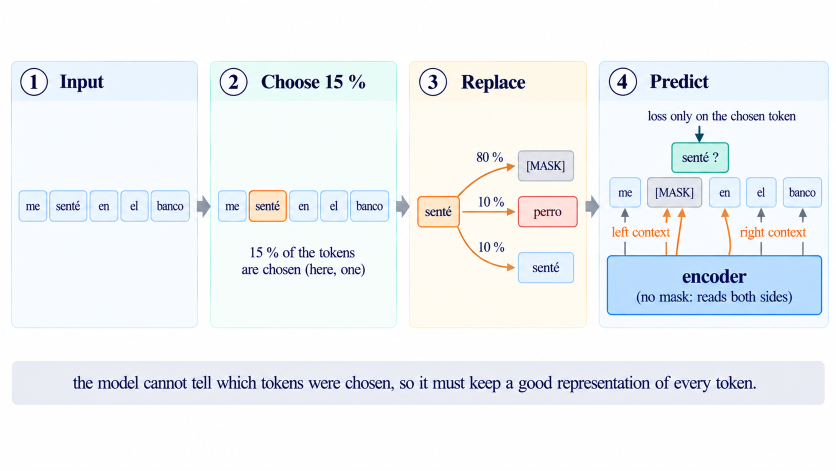
#> input picture sessions/06_foundation_models/figures/s06_f11_bert_masking_original.png, 1672 x 941 px (shown at 1/2 size)
$ python fix_s06_f11_bert_masking.py s06_f11_bert_masking_original.png s06_f11_bert_masking.png
#> lines starting #> are read from the running program, lines starting #| are printed output that depends on the picture; after the words box and inside, x2 and y2 are one past the last pixel; in counts of white or black regions, pixels touching at a corner belong together
"""Fix S06-F11 (generated image): panel 4 ("Predict") was drawn upside down. The encoder sat
below the tokens with its arrows going up into them, so it read as if the encoder produced
"me [MASK] en el banco", and the context arrows left the encoder instead of the neighbouring
tokens. Panels 1-3 and the header of panel 4 are kept; the body of panel 4 is redrawn
bottom to top, as in F07 and F08: the masked sentence goes into the encoder; inside it,
attention brings context from both sides to the [MASK] position; from that position comes
the prediction "senté ?", the only place where the loss is computed.

Usage: python fix_s06_f11_bert_masking.py s06_f11_bert_masking_original.png s06_f11_bert_masking.png
"""
import io
import sys

import numpy as np
import matplotlib as mpl
from matplotlib import pyplot as plt
from matplotlib.patches import FancyArrowPatch, FancyBboxPatch
from PIL import Image

src, dst = sys.argv[1], sys.argv[2]
a = np.asarray(Image.open(src).convert('RGB')).copy()
#> a is the input picture: shape (941, 1672, 3); mean R, G, B 239.6, 243, 246
assert a.shape[:2] == (941, 1672), a.shape

# body of panel 4: inside the border x 1198-1657, below the header (y >= 202), above y 654
BG = a[400, 1210].copy()
#> BG = [244, 249, 254]
a[203:652, 1201:1655] = BG
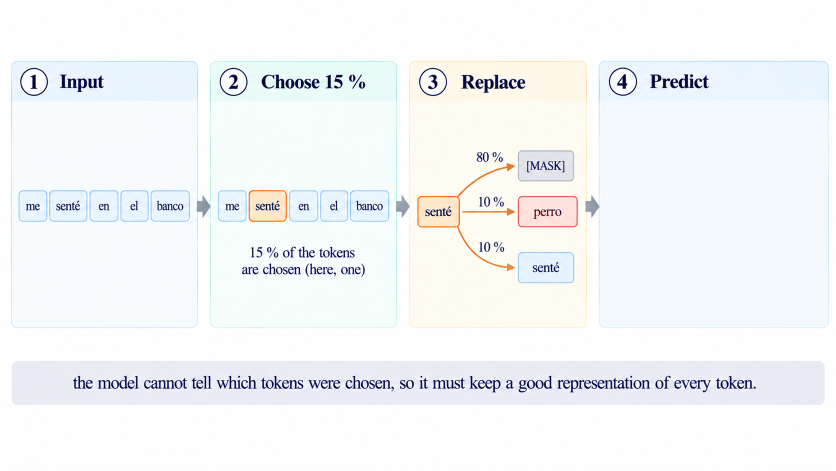
#> a: shape (941, 1672, 3) (shown at 1/2 size); 12.93% of pixels changed, all inside (x1, y1, x2, y2) = (1201, 203, 1655, 652)

mpl.rcParams.update({'mathtext.fontset': 'stix', 'font.family': 'STIXGeneral'})
NAVY = '#14213d'
CHIP_F, CHIP_E = '#eaf4fd', '#8fc0ec'
MASK_F, MASK_E = '#e4e6ec', '#8a94a3'
TEAL_F, TEAL_E = '#cdf3ea', '#1a9d86'
ENC_F, ENC_E = '#bcdcfb', '#1f6fe0'
ORANGE = '#ec7d2c'
GRAY = '#6b7380'

fig = plt.figure(figsize=(16.72, 9.41), dpi=100)
ax = fig.add_axes([0, 0, 1, 1])
ax.set_xlim(0, 1672)
ax.set_ylim(941, 0)
ax.axis('off')
fig.patch.set_alpha(0)


def chip(cx, cy, w, h, text, fc, ec, size=19, weight='normal'):
    ax.add_patch(FancyBboxPatch((cx - w / 2, cy - h / 2), w, h, boxstyle='round,pad=0,rounding_size=7',
                                facecolor=fc, edgecolor=ec, lw=1.8, zorder=3))
    ax.text(cx, cy, text, ha='center', va='center', fontsize=size, color=NAVY, weight=weight, zorder=4)


def arrow(p0, p1, color=GRAY, lw=2.0, rad=0.0, mut=15):
    ax.add_patch(FancyArrowPatch(p0, p1, arrowstyle='-|>', mutation_scale=mut, lw=lw, color=color,
                                 connectionstyle=f'arc3,rad={rad}', shrinkA=0, shrinkB=0, zorder=5))


words = ['me', '[MASK]', 'en', 'el', 'banco']
xs = [1250, 1349, 1449, 1522, 1604]
ws = [60, 108, 60, 60, 80]
y_chip, ch = 604, 54
xm = xs[1]

# 1. input row: the sentence after replacement, going up into the encoder
for x, w_, t in zip(xs, ws, words):
    if t == '[MASK]':
        chip(x, y_chip, w_, ch, t, MASK_F, MASK_E)
    else:
        chip(x, y_chip, w_, ch, t, CHIP_F, CHIP_E)
    arrow((x, y_chip - ch / 2), (x, 536))
ax.text(1428, 646, 'input after step 3', ha='center', va='center', fontsize=15, color=GRAY, style='italic')

# 2. encoder: title, and attention bringing context from both sides to the [MASK] column
ax.add_patch(FancyBboxPatch((1215, 378), 428, 158, boxstyle='round,pad=0,rounding_size=10',
                            facecolor=ENC_F, edgecolor=ENC_E, lw=2.4, zorder=2))
ax.text(1429, 404, 'encoder', ha='center', va='center', fontsize=25, color=NAVY, weight='bold', zorder=4)
ax.text(1429, 434, '(no mask: reads both sides)', ha='center', va='center', fontsize=17, color=NAVY, zorder=4)
yb = 515
for x in xs:
    if x != xm:
        ax.plot([x], [yb], 'o', color=ORANGE, ms=5, zorder=5)
ax.plot([xm], [yb - 2], 's', color=MASK_E, ms=7, zorder=5)
arrow((xs[0], yb), (xm - 8, yb - 6), color=ORANGE, lw=2.6, rad=-0.5, mut=16)
for x in xs[2:]:
    arrow((x, yb), (xm + 8, yb - 6), color=ORANGE, lw=2.0, rad=0.22, mut=14)
ax.text(1282, 461, 'left context', ha='center', va='center', fontsize=15, color=ORANGE, zorder=6)
ax.text(1560, 461, 'right context', ha='center', va='center', fontsize=15, color=ORANGE, zorder=6)

# 3. output at the [MASK] position only, and the loss
arrow((xm, 378), (xm, 330), color=TEAL_E, lw=2.6, mut=17)
chip(xm, 302, 118, 54, 'senté ?', TEAL_F, TEAL_E, size=20)
ax.text(1500, 302, 'prediction at the\n[MASK] position', ha='center', va='center', fontsize=15,
        color=GRAY, linespacing=0.95)
ax.text(1429, 232, 'loss only on the chosen token', ha='center', va='center', fontsize=18, color=NAVY)
arrow((xm, 250), (xm, 273), color=NAVY, lw=2.2, mut=15)

buf = io.BytesIO()
fig.savefig(buf, dpi=100, transparent=True)
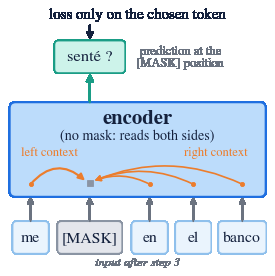
#> figure drawn by matplotlib, 1 panel
plt.close(fig)
buf.seek(0)
over = Image.open(buf).convert('RGBA')
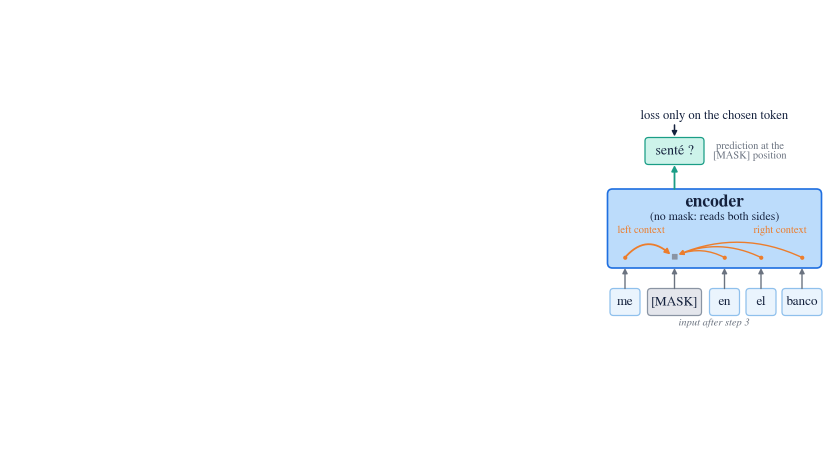
#> over: PIL image 1672x941 RGBA (shown at 1/2 size); mean R, G, B, A 249.7, 251.4, 253.1, 16.4; transparent parts drawn white
img = Image.fromarray(a).convert('RGBA')
img.alpha_composite(over)
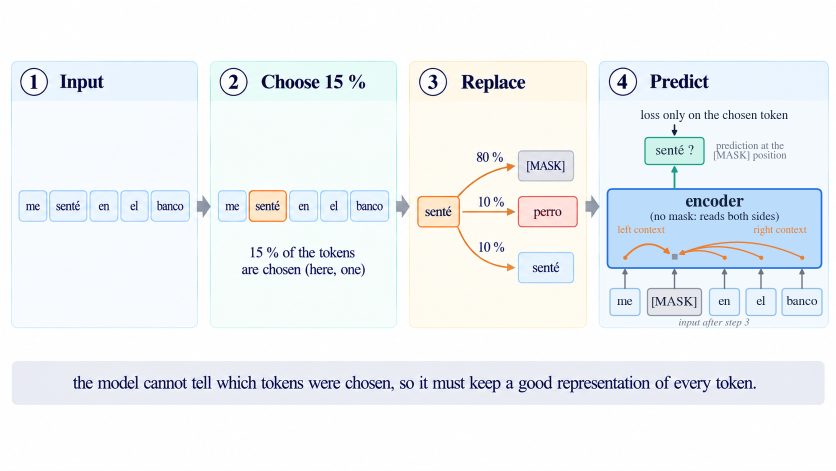
#> img: PIL image 1672x941 RGBA (shown at 1/2 size); mean R, G, B, A 238.9, 242.6, 245.7, 255
img.convert('RGB').save(dst)
print('saved', dst)
